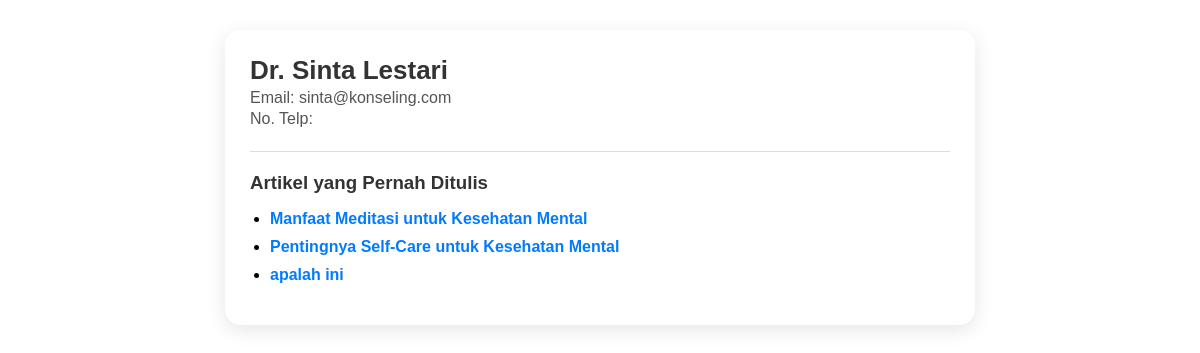
The app's page /archive/detail_dokter.php?id_dokter=2 with its own data.
### tables this page shows
CREATE TABLE `users` (
  `user_id` int(11) NOT NULL,
  `nama` varchar(100) DEFAULT NULL,
  `email` varchar(100) DEFAULT NULL,
  `password` varchar(255) DEFAULT NULL,
  `role` enum('dokter','pasien') DEFAULT NULL,
  `no_hp` varchar(20) DEFAULT NULL
);

CREATE TABLE `artikel` (
  `artikel_id` int(11) NOT NULL,
  `dokter_id` int(11) DEFAULT NULL,
  `judul` varchar(200) DEFAULT NULL,
  `isi` longtext DEFAULT NULL,
  `tanggal` datetime DEFAULT NULL
);

### archive/detail_dokter.php (the view, shortened to what this page needs)
<?php
include 'connection.php';
if (isset($_GET['id_dokter'])) {
    $dokter_id = intval($_GET['id_dokter']);
} else {
    die("<h2>Dokter tidak ditemukan.</h2>");
}
$sql_dokter = "
    SELECT user_id, nama, email, no_hp
    FROM users
    WHERE user_id = '$dokter_id' AND role='dokter'
";
$result_dokter = mysqli_query($conn, $sql_dokter);
$dokter = mysqli_fetch_assoc($result_dokter);
$sql_artikel = "
    SELECT artikel_id, judul, tanggal
    FROM artikel
    WHERE dokter_id = '$dokter_id'
    ORDER BY tanggal DESC
";
$artikel_result = mysqli_query($conn, $sql_artikel);
?>
<!DOCTYPE html>
<html lang="en">
<head>
</head>
<body>
    <div class="dokter-card">
    <div class="dokter-header">
        <div class="dokter-info">
            <h2><?php echo $dokter['nama']; ?></h2>
            <p>Email: <?php echo $dokter['email']; ?></p>
            <p>No. Telp: <?php echo $dokter['no_hp']; ?></p>
        </div>
    </div>
    <hr>
    <h3>Artikel yang Pernah Ditulis</h3>
    <?php if (mysqli_num_rows($artikel_result) > 0) { ?>
        <ul class="artikel-list">
            <?php while($row = mysqli_fetch_assoc($artikel_result)) { ?>
                <li>
                    <a href="artikel_detail.php?id=<?= $row['artikel_id']; ?>">
                        <?= $row['judul']; ?>
                    </a>
                </li>
            <?php } ?>
        </ul>
    <?php } else { ?>
        <p>Tidak ada artikel yang ditulis dokter ini.</p>
    <?php } ?>
</div>
</body>
</html>

### archive/detail_dokter.php (style rules this page uses)
.dokter-card { max-width: 700px; margin: 30px auto; padding: 25px; background: #ffffff; border-radius: 16px; box-shadow: 0 5px 20px rgba(0, 0, 0, 0.1); font-family: Arial, sans-serif; }
.dokter-header { display: flex; align-items: center; gap: 20px; }
.dokter-info h2 { margin: 0; font-size: 26px; color: #333; }
.dokter-info p { margin: 3px 0; color: #555; }
hr { margin: 20px 0; border: none; border-top: 1px solid #ddd; }
h3 { color: #333; margin-bottom: 10px; }
.artikel-list { padding-left: 20px; }
.artikel-list li { margin-bottom: 10px; }
.artikel-list a { text-decoration: none; color: #007bff; font-weight: bold; }

### records on screen
users: nama "Dr. Sinta Lestari", email "sinta@konseling.com"
artikel: judul "Manfaat Meditasi untuk Kesehatan Mental"
artikel: judul "Pentingnya Self-Care untuk Kesehatan Mental"
artikel: judul "apalah ini"
